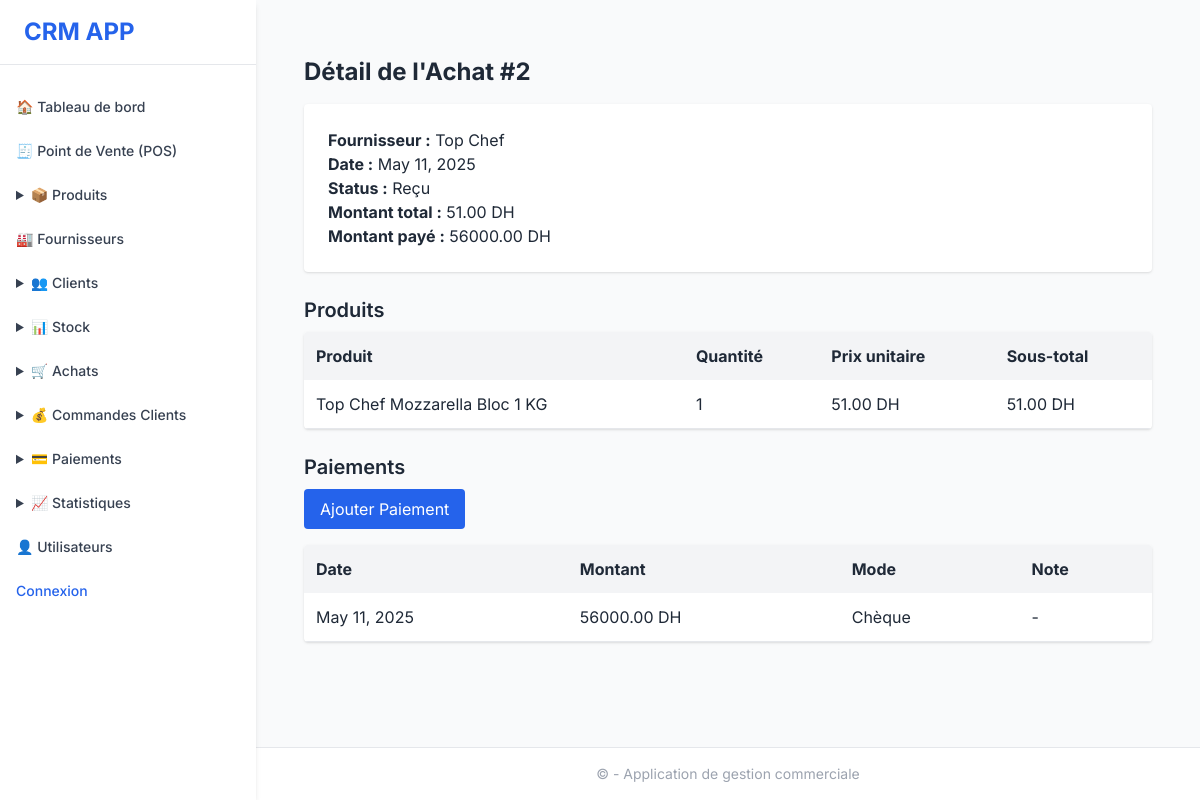
The app's page /purchases/2/ with its own data.
### purchases/models.py (models this page shows, shortened)
class Purchase(models.Model):
    supplier = models.ForeignKey("suppliers.Supplier", on_delete=models.CASCADE, related_name="purchases")
    date = models.DateField(auto_now_add=True)
    status = models.CharField(max_length=20, choices=[
        ("draft", "Brouillon"),
        ("ordered", "Commandé"),
        ("received", "Reçu"),
        ("cancelled", "Annulé"),
    ], default="ordered")
    total_amount = models.DecimalField(max_digits=10, decimal_places=2, default=0)
    amount_paid = models.DecimalField(max_digits=10, decimal_places=2, default=0)
    notes = models.TextField(blank=True, null=True)
    due_date = models.DateField(default=default_due_date)
    @property
    def amount_paid(self):
        return sum(p.amount for p in self.payments.all())

class SupplierPayment(models.Model):
    purchase = models.ForeignKey(Purchase, on_delete=models.CASCADE, related_name="payments")
    date = models.DateField(auto_now_add=True)
    amount = models.DecimalField(max_digits=10, decimal_places=2)
    payment_method = models.CharField(max_length=50, choices=[
        ("cash", "Espèces"),
        ("bank", "Virement bancaire"),
        ("check", "Chèque"),
        ("other", "Autre"),
    ])
    note = models.TextField(blank=True, null=True)

class PurchaseItem(models.Model):
    purchase = models.ForeignKey(Purchase, on_delete=models.CASCADE, related_name="items")
    product = models.ForeignKey("products.Product", on_delete=models.CASCADE)
    quantity = models.PositiveIntegerField()
    unit_price = models.DecimalField(max_digits=10, decimal_places=2)
    subtotal = models.DecimalField(max_digits=10, decimal_places=2)

### suppliers/models.py (models this page shows, shortened)
class Supplier(models.Model):
    name = models.CharField(max_length=255)
    email = models.EmailField(blank=True, null=True)
    phone = models.CharField(max_length=50, blank=True, null=True)
    address = models.TextField(blank=True, null=True)
    created_at = models.DateTimeField(auto_now_add=True)

### products/models.py (models this page shows, shortened)
class Product(models.Model):
    UNIT_CHOICES = [
        ('unit', 'Unité'),
        ('kg', 'Kilogramme'),
        ('l', 'Litre'),
        ('box', 'Boîte'),
    ]
    name = models.CharField(max_length=200)
    reference = models.CharField(max_length=100, unique=True)
    barcode = models.CharField("Code-barres", max_length=100, blank=True, null=True, unique=True)
    description = models.TextField(blank=True)
    category = models.ForeignKey(Category, on_delete=models.SET_NULL, null=True, related_name='products')
    brand = models.CharField(max_length=100, blank=True)
    unit = models.CharField(max_length=10, choices=UNIT_CHOICES, default='unit')
    supplier = models.ForeignKey('suppliers.Supplier', on_delete=models.SET_NULL, null=True, blank=True)
    purchase_price = models.DecimalField(max_digits=10, decimal_places=2)
    selling_price = models.DecimalField(max_digits=10, decimal_places=2)
    tax_rate = models.DecimalField(max_digits=5, decimal_places=2, default=0.00)
    expiration_date = models.DateField("Date d'expiration", blank=True, null=True)
    is_featured = models.BooleanField("Produit en vedette", default=False)
    default_warehouse = models.ForeignKey(
        'inventory.Warehouse',
        null=True,
        blank=True,
        on_delete=models.SET_NULL,
        related_name='default_products'
    )
    is_active = models.BooleanField(default=True)
    image = models.ImageField(upload_to='products/', blank=True, null=True)
    created_at = models.DateTimeField(auto_now_add=True)
    updated_at = models.DateTimeField(auto_now=True)

### purchases/views.py (the view)
# urls.py: path("<int:pk>/", views.purchase_detail, name="purchase_detail"),
def purchase_detail(request, pk):
    purchase = get_object_or_404(Purchase, pk=pk)
    items = purchase.items.select_related("product")
    payments = purchase.payments.all()
    return render(request, "purchases/purchase_detail.html", {
        "purchase": purchase,
        "items": items,
        "payments": payments,
    })

### purchases/templates/purchases/purchase_detail.html (shortened to what this page needs)
{% extends "base.html" %}
{% block content %}
<div class="max-w-5xl mx-auto px-4 py-6">
    <h1 class="text-2xl font-bold mb-4">Détail de l'Achat #{{ purchase.id }}</h1>
    <div class="bg-white p-6 rounded shadow mb-6">
        <p><strong>Fournisseur :</strong> {{ purchase.supplier.name }}</p>
        <p><strong>Date :</strong> {{ purchase.date }}</p>
        <p><strong>Status :</strong> {{ purchase.get_status_display }}</p>
        <p><strong>Montant total :</strong> {{ purchase.total_amount }} DH</p>
        <p><strong>Montant payé :</strong> {{ purchase.amount_paid }} DH</p>
    </div>
    <h2 class="text-xl font-semibold mb-2">Produits</h2>
    <div class="bg-white rounded shadow overflow-hidden">
        <table class="min-w-full table-auto">
            <thead class="bg-gray-100">
                <tr>
                    <th class="p-3 text-left">Produit</th>
                    <th class="p-3 text-left">Quantité</th>
                    <th class="p-3 text-left">Prix unitaire</th>
                    <th class="p-3 text-left">Sous-total</th>
                </tr>
            </thead>
            <tbody>
                {% for item in items %}
                <tr class="border-b">
                    <td class="p-3">{{ item.product.name }}</td>
                    <td class="p-3">{{ item.quantity }}</td>
                    <td class="p-3">{{ item.unit_price }} DH</td>
                    <td class="p-3">{{ item.subtotal }} DH</td>
                </tr>
                {% endfor %}
            </tbody>
        </table>
    </div>
    <h2 class="text-xl font-semibold mt-6 mb-2">Paiements</h2>
    <a href="{% url 'purchases:add_supplier_payment' purchase.id %}" class="inline-block mb-4 px-4 py-2 bg-blue-600 text-white rounded hover:bg-blue-700">Ajouter Paiement</a>
    <div class="bg-white rounded shadow overflow-hidden">
        <table class="min-w-full table-auto">
            <thead class="bg-gray-100">
                <tr>
                    <th class="p-3 text-left">Date</th>
                    <th class="p-3 text-left">Montant</th>
                    <th class="p-3 text-left">Mode</th>
                    <th class="p-3 text-left">Note</th>
                </tr>
            </thead>
            <tbody>
                {% for payment in payments %}
                <tr class="border-b">
                    <td class="p-3">{{ payment.date }}</td>
                    <td class="p-3">{{ payment.amount }} DH</td>
                    <td class="p-3">{{ payment.get_payment_method_display }}</td>
                    <td class="p-3">{{ payment.note|default:"-" }}</td>
                </tr>
                {% endfor %}
            </tbody>
        </table>
    </div>
</div>
{% endblock %}

### users/templates/base.html (style rules this page uses)
body { font-family: 'Inter', sans-serif; }

### records on screen
Purchase: id "2", supplier.name "Top Chef", date "May 11, 2025", status "Reçu", total_amount "51.00", amount_paid "56000.00"
PurchaseItem: product.name "Top Chef Mozzarella Bloc 1 KG", quantity "1", unit_price "51.00", subtotal "51.00"
SupplierPayment: date "May 11, 2025", amount "56000.00", payment_method "Chèque", note "-"
